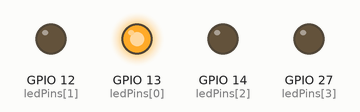
Simulated run of this sketch. Board: ESP32. Parts: output pins drawn as LEDs (lit = HIGH).

Above: at 0.2 s.
At 1.2 s:
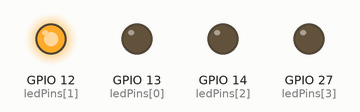
At 2.2 s:
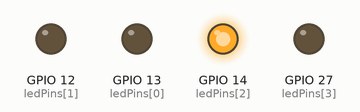
At 3.2 s:
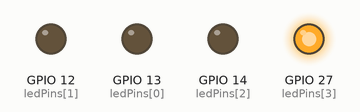
At 4.7 s:
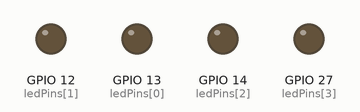
Timing chart, 0 to 5.2 s (numbered marks = the images above):
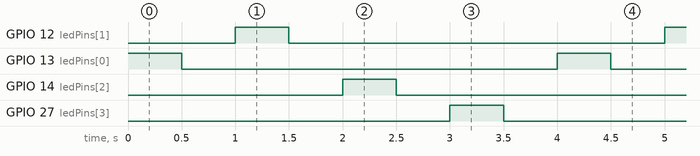

The sketch:

8_Array.ino
```cpp
const int ledPins[] = { 13, 12, 14, 27 };
const int numLeds = sizeof(ledPins) / sizeof(ledPins[0]);

void setup() {
  for (int i = 0; i < numLeds; i++) {
    pinMode(ledPins[i], OUTPUT);
  }
}

void loop() {
  for (int i = 0; i < numLeds; i++) {
    digitalWrite(ledPins[i], HIGH);
    delay(500);
    digitalWrite(ledPins[i], LOW);
    delay(500);
  }
}
```

Measured:
- by itself, GPIO 12 (ledPins[1]), GPIO 13 (ledPins[0]), GPIO 14 (ledPins[2]), GPIO 27 (ledPins[3]): alternates HIGH for 0.50 s and LOW for 3.5 s
- by itself, everything shown: repeats every 4.0 s, in 8 steps
